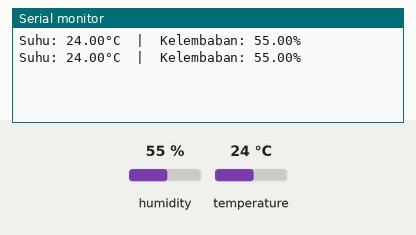
The sketch below on a simulated ESP32. Parts: the last lines printed to the serial monitor. The test bench sets the inputs (shaded band); at power-on: humidity 55 %, temperature 24 °C.

Above: at 2.8 s.
2.9 s: humidity set to 22 %
At 4.8 s:
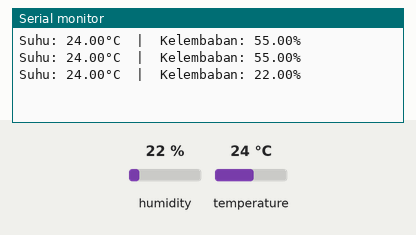
5.6 s: temperature set to 12 °C
At 7.1 s:
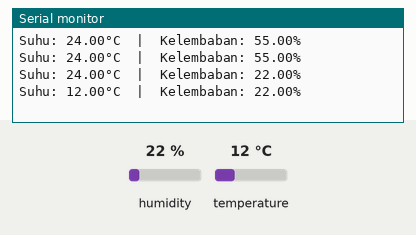
8.3 s: humidity set to 40 %
At 10.7 s:
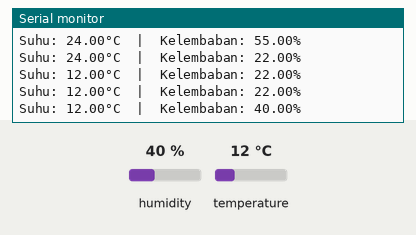
Timing chart, 0 to 12.2 s (numbered marks = the images above; inputs shaded):
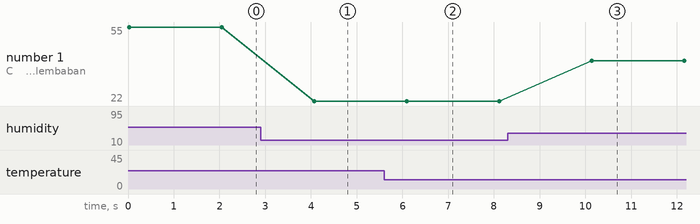

Measured:
- after the input at 2.9 s, the serial monitor: prints a new line after 1.2 s (image 1)
- after the input at 5.6 s, the serial monitor: prints a new line after 0.49 s (image 2)
- after the input at 8.3 s, the serial monitor: prints a new line after 1.8 s (image 3)
- plotted number 1: 55 → 22 after the input at 2.9 s, 22 → 40 after the input at 8.3 s

The sketch:

project-dht11-esp32.ino
```cpp
#include "DHT.h"

#define DHTPIN 4        // Pin data DHT terhubung ke GPIO 4
#define DHTTYPE DHT11   // Tipe sensor DHT11

DHT dht(DHTPIN, DHTTYPE);

void setup() {
  Serial.begin(115200);
  dht.begin();
}

void loop() {
  float suhu = dht.readTemperature();     // dalam °C
  float kelembaban = dht.readHumidity();  // dalam %

  if (isnan(suhu) || isnan(kelembaban)) {
    Serial.println("Gagal membaca dari sensor DHT!");
  } else {
    Serial.print("Suhu: ");
    Serial.print(suhu);
    Serial.print("°C  |  Kelembaban: ");
    Serial.print(kelembaban);
    Serial.println("%");
  }

  delay(2000);  // baca setiap 2 detik
}
```
